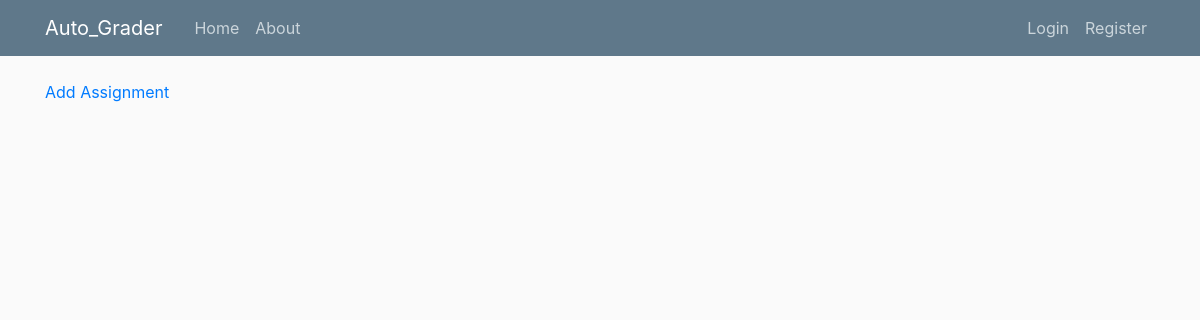
Before: /tas/course/CS221 with the older database file.
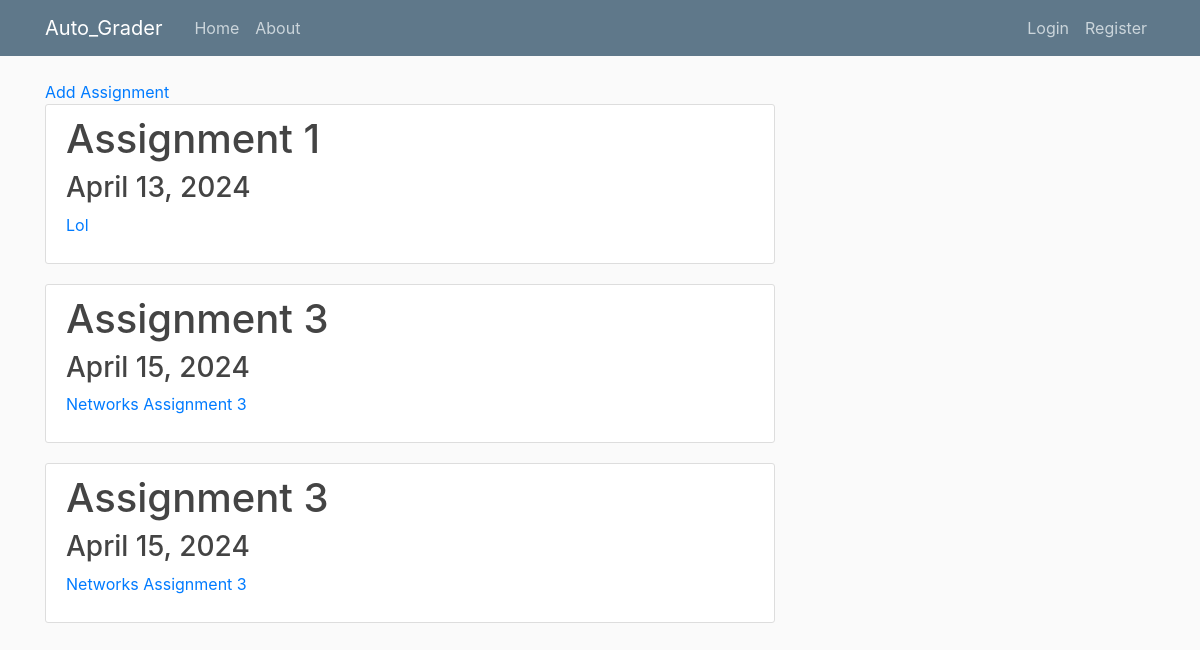
After: the same page with the newer database file.
### assignment/models.py (models this page shows, shortened)
class Assignment(models.Model):
    course = models.ForeignKey(Course, on_delete=models.CASCADE)
    title = models.CharField(max_length=200)
    description = models.TextField()
    due_date = models.DateField()

### tas/views.py (the view)
# urls.py: path('course/<course_code>', views.course, name='course'),
def course(req, course_code):
    name = req.user.username
    course = Course.objects.get(code=course_code)
    assignments = Assignment.objects.filter(course=course)
    return render(req, "tas/course.html" , { 'assignments' : assignments , 'name' : name , 'course' : course_code })

### tas/templates/tas/course.html (shortened to what this page needs)
{% extends "tas/base.html" %}
{% block content %}
<div>
    <a href="{% url "addassignment" course %}">Add Assignment</a>
    <div class="assignments">
        {% for ass in assignments %}
        <a href="{% url "submissions" course ass.pk %}">
            <div class="ass content-section" id="ass{{ ass.pk }}">
                <h1> {{ass.title}} </h1>
                <h3> {{ass.due_date}} </h3>
                <p> {{ass.description}} </p>
            </div>
        </a>
            {% endfor %}
    </div>
</div>
{% endblock content %}

### tas/templates/tas/base.html (shortened to what this page needs)
{% load static %}
<!DOCTYPE html>
<html>
<head>
    <link rel="stylesheet" href="https://maxcdn.bootstrapcdn.com/bootstrap/4.0.0/css/bootstrap.min.css">
    <link rel="stylesheet" type="text/css" href="{% static 'assignment/main.css' %}">
</head>
<body>
    <header class="site-header">
      <nav class="navbar navbar-expand-md navbar-dark bg-steel fixed-top">
        <div class="container">
          <a class="navbar-brand mr-4" href="">Auto_Grader</a>
          <div class="collapse navbar-collapse" id="navbarToggle">
            <div class="navbar-nav mr-auto">
              <a class="nav-item nav-link" href="">Home</a>
              <a class="nav-item nav-link" href="">About</a>
            </div>
            <div class="navbar-nav">
                <a class="nav-item nav-link" href="">Login</a>
                <a class="nav-item nav-link" href="%">Register</a>
            </div>
          </div>
        </div>
      </nav>
    </header>
    <main role="main" class="container">
      <div class="row">
        <div class="col-md-8">
          {% block content %}{% endblock %}
        </div>
      </div>
    </main>
</body>
</html>

### assignment/static/assignment/main.css (style rules this page uses)
body { background: #fafafa; color: #333333; margin-top: 5rem; }
h1, h2, h3, h4, h5, h6 { color: #444444; }
.bg-steel { background-color: #5f788a; }
.site-header .navbar-nav .nav-link { color: #cbd5db; }
.content-section { background: #ffffff; padding: 10px 20px; border: 1px solid #dddddd; border-radius: 3px; margin-bottom: 20px; }

Changed rows visible on the page:
added Assignment: title "Assignment 1", due_date "April 13, 2024", description "Lol"
added Assignment: title "Assignment 3", due_date "April 15, 2024", description "Networks Assignment 3"
added Assignment: title "Assignment 3", due_date "April 15, 2024", description "Networks Assignment 3"
